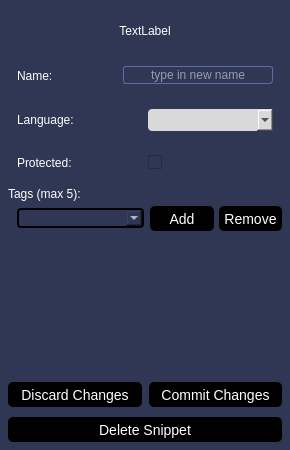
<?xml version="1.0" encoding="UTF-8"?>
<ui version="4.0">
 <class>snippetSettingsPopup</class>
 <widget class="QWidget" name="snippetSettingsPopup">
  <property name="geometry">
   <rect>
    <x>0</x>
    <y>0</y>
    <width>290</width>
    <height>450</height>
   </rect>
  </property>
  <property name="sizePolicy">
   <sizepolicy hsizetype="Preferred" vsizetype="Preferred">
    <horstretch>0</horstretch>
    <verstretch>0</verstretch>
   </sizepolicy>
  </property>
  <property name="minimumSize">
   <size>
    <width>290</width>
    <height>450</height>
   </size>
  </property>
  <property name="maximumSize">
   <size>
    <width>290</width>
    <height>450</height>
   </size>
  </property>
  <property name="windowTitle">
   <string>Form</string>
  </property>
  <property name="styleSheet">
   <string notr="true">color:white;
background:#303755;</string>
  </property>
  <layout class="QVBoxLayout" name="verticalLayout">
   <property name="spacing">
    <number>0</number>
   </property>
   <property name="leftMargin">
    <number>8</number>
   </property>
   <property name="topMargin">
    <number>8</number>
   </property>
   <property name="rightMargin">
    <number>8</number>
   </property>
   <property name="bottomMargin">
    <number>8</number>
   </property>
   <item>
    <widget class="QLabel" name="titleLabel">
     <property name="text">
      <string>TextLabel</string>
     </property>
     <property name="alignment">
      <set>Qt::AlignCenter</set>
     </property>
    </widget>
   </item>
   <item>
    <widget class="QWidget" name="widget" native="true">
     <layout class="QHBoxLayout" name="horizontalLayout">
      <item>
       <widget class="QLabel" name="nameLabel">
        <property name="text">
         <string>Name:</string>
        </property>
       </widget>
      </item>
      <item>
       <widget class="QLineEdit" name="newNameBox">
        <property name="maximumSize">
         <size>
          <width>150</width>
          <height>16777215</height>
         </size>
        </property>
        <property name="styleSheet">
         <string notr="true">border-radius:3px;
border:1px solid rgb(93, 108, 165);</string>
        </property>
        <property name="maxLength">
         <number>20</number>
        </property>
        <property name="alignment">
         <set>Qt::AlignCenter</set>
        </property>
        <property name="placeholderText">
         <string>type in new name</string>
        </property>
       </widget>
      </item>
     </layout>
    </widget>
   </item>
   <item>
    <widget class="QWidget" name="widget_2" native="true">
     <layout class="QHBoxLayout" name="horizontalLayout_2">
      <item>
       <widget class="QLabel" name="languageLabel">
        <property name="text">
         <string>Language:</string>
        </property>
       </widget>
      </item>
      <item>
       <widget class="QComboBox" name="langComboBox">
        <property name="minimumSize">
         <size>
          <width>0</width>
          <height>22</height>
         </size>
        </property>
        <property name="styleSheet">
         <string notr="true">background:#D9D9D9;
border-radius:4px;
color:black;</string>
        </property>
       </widget>
      </item>
     </layout>
    </widget>
   </item>
   <item>
    <widget class="QWidget" name="widget_3" native="true">
     <layout class="QHBoxLayout" name="horizontalLayout_3">
      <property name="bottomMargin">
       <number>13</number>
      </property>
      <item>
       <widget class="QLabel" name="ProtectedLabel">
        <property name="text">
         <string>Protected:</string>
        </property>
       </widget>
      </item>
      <item>
       <widget class="QCheckBox" name="isLockedCheckbox">
        <property name="text">
         <string/>
        </property>
       </widget>
      </item>
     </layout>
    </widget>
   </item>
   <item>
    <widget class="QWidget" name="widget_4" native="true">
     <property name="maximumSize">
      <size>
       <width>16777215</width>
       <height>185</height>
      </size>
     </property>
     <layout class="QVBoxLayout" name="verticalLayout_2">
      <property name="spacing">
       <number>5</number>
      </property>
      <property name="leftMargin">
       <number>0</number>
      </property>
      <property name="topMargin">
       <number>0</number>
      </property>
      <property name="rightMargin">
       <number>0</number>
      </property>
      <property name="bottomMargin">
       <number>0</number>
      </property>
      <item>
       <widget class="QLabel" name="tagsLabel">
        <property name="text">
         <string>Tags (max 5):</string>
        </property>
       </widget>
      </item>
      <item>
       <widget class="QWidget" name="widget_7" native="true">
        <layout class="QHBoxLayout" name="horizontalLayout_6">
         <property name="spacing">
          <number>6</number>
         </property>
         <property name="topMargin">
          <number>0</number>
         </property>
         <property name="rightMargin">
          <number>0</number>
         </property>
         <property name="bottomMargin">
          <number>0</number>
         </property>
         <item>
          <widget class="QComboBox" name="tagSelectorComboBox">
           <property name="styleSheet">
            <string notr="true">
QComboBox{
	border:2px solid black;
border-radius:4px;
}
</string>
           </property>
          </widget>
         </item>
         <item>
          <widget class="QWidget" name="widget_5" native="true">
           <property name="minimumSize">
            <size>
             <width>132</width>
             <height>0</height>
            </size>
           </property>
           <property name="maximumSize">
            <size>
             <width>132</width>
             <height>16777215</height>
            </size>
           </property>
           <property name="styleSheet">
            <string notr="true">QWidget{
	font-size:14px;
	color: white;
	border-radius:5px
}
QPushButton{
	background:black;
}

QPushButton:hover{
	background:rgb(86, 99, 152);
}</string>
           </property>
           <layout class="QHBoxLayout" name="horizontalLayout_4">
            <property name="spacing">
             <number>5</number>
            </property>
            <property name="leftMargin">
             <number>0</number>
            </property>
            <property name="topMargin">
             <number>0</number>
            </property>
            <property name="rightMargin">
             <number>0</number>
            </property>
            <property name="bottomMargin">
             <number>0</number>
            </property>
            <item>
             <widget class="QPushButton" name="tagAddButton">
              <property name="minimumSize">
               <size>
                <width>0</width>
                <height>25</height>
               </size>
              </property>
              <property name="text">
               <string>Add</string>
              </property>
             </widget>
            </item>
            <item>
             <widget class="QPushButton" name="tagRemoveButton">
              <property name="minimumSize">
               <size>
                <width>0</width>
                <height>25</height>
               </size>
              </property>
              <property name="text">
               <string>Remove</string>
              </property>
             </widget>
            </item>
           </layout>
          </widget>
         </item>
        </layout>
       </widget>
      </item>
      <item>
       <widget class="QScrollArea" name="scrollArea">
        <property name="maximumSize">
         <size>
          <width>16777215</width>
          <height>16777215</height>
         </size>
        </property>
        <property name="styleSheet">
         <string notr="true">border:none;</string>
        </property>
        <property name="widgetResizable">
         <bool>true</bool>
        </property>
        <widget class="QWidget" name="tagsScrollArea">
         <property name="geometry">
          <rect>
           <x>0</x>
           <y>0</y>
           <width>274</width>
           <height>129</height>
          </rect>
         </property>
        </widget>
       </widget>
      </item>
     </layout>
    </widget>
   </item>
   <item>
    <widget class="QWidget" name="widget_6" native="true">
     <layout class="QHBoxLayout" name="horizontalLayout_5">
      <property name="spacing">
       <number>7</number>
      </property>
      <property name="leftMargin">
       <number>0</number>
      </property>
      <property name="topMargin">
       <number>0</number>
      </property>
      <property name="rightMargin">
       <number>0</number>
      </property>
      <property name="bottomMargin">
       <number>0</number>
      </property>
      <item>
       <widget class="QPushButton" name="discardChangesButton">
        <property name="minimumSize">
         <size>
          <width>0</width>
          <height>25</height>
         </size>
        </property>
        <property name="styleSheet">
         <string notr="true">QWidget{
	font-size:14px;
	color: white;
	border-radius:5px
}
QPushButton{
	background:black;
}

QPushButton:hover{
	background:orange;
}</string>
        </property>
        <property name="text">
         <string>Discard Changes</string>
        </property>
       </widget>
      </item>
      <item>
       <widget class="QPushButton" name="commitChangesButton">
        <property name="minimumSize">
         <size>
          <width>0</width>
          <height>25</height>
         </size>
        </property>
        <property name="maximumSize">
         <size>
          <width>135</width>
          <height>16777215</height>
         </size>
        </property>
        <property name="styleSheet">
         <string notr="true">QWidget{
	font-size:14px;
	color: white;
	border-radius:5px
}
QPushButton{
	background:black;
}

QPushButton:hover{
	background:rgb(86, 99, 152);
}</string>
        </property>
        <property name="text">
         <string>Commit Changes</string>
        </property>
       </widget>
      </item>
     </layout>
    </widget>
   </item>
   <item>
    <widget class="QPushButton" name="deleteSnippetButton">
     <property name="minimumSize">
      <size>
       <width>0</width>
       <height>25</height>
      </size>
     </property>
     <property name="styleSheet">
      <string notr="true">QWidget{
	font-size:14px;
	color: white;
	border-radius:5px
}
QPushButton{
	background:black;
}

QPushButton:hover{
	background:red;
}</string>
     </property>
     <property name="text">
      <string>Delete Snippet</string>
     </property>
    </widget>
   </item>
  </layout>
 </widget>
 <resources/>
 <connections/>
</ui>
